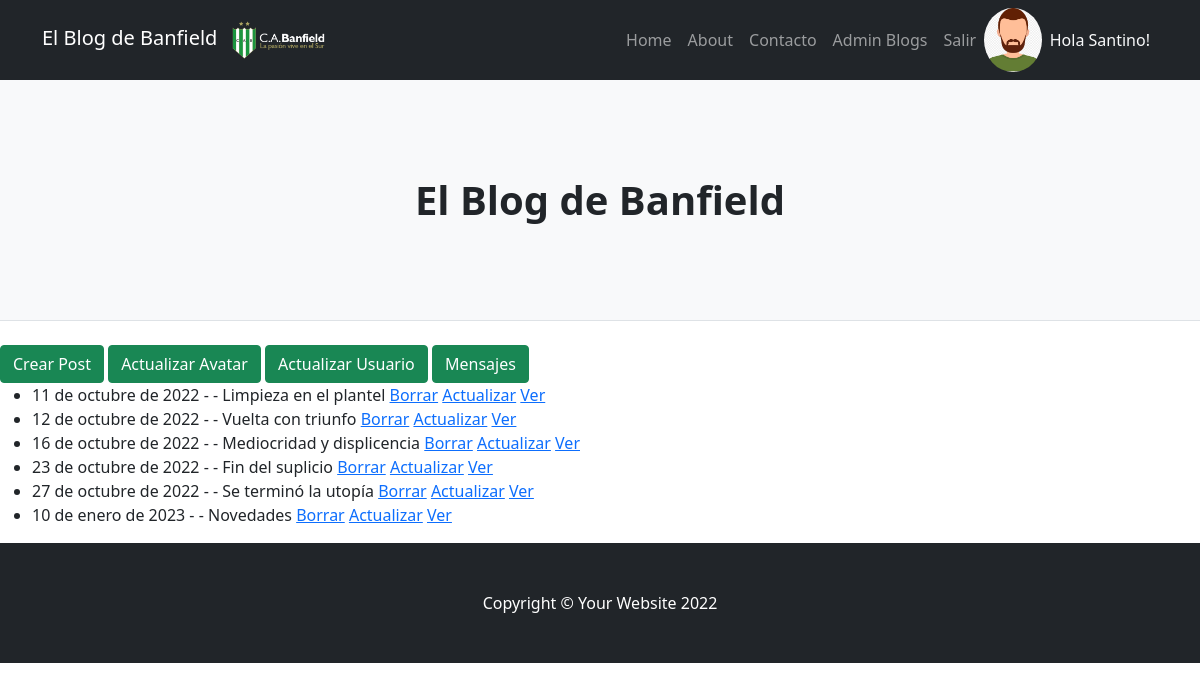
The page /blogcab/listar/ (signed in) on the database its author committed.
### blogcab/models.py (models this page shows)
class Avatar(models.Model):
  user = models.OneToOneField(to=User, on_delete=models.CASCADE, related_name="avatar")
  imagen = models.ImageField(upload_to="avatares", null=True, blank=True)

class Post(models.Model):
  titulo = models.CharField(max_length=100)
  sub_titulo = models.CharField(max_length=100)
  cuerpo = models.TextField(max_length=300)
  fecha = models.DateField()
  imagen = models.ImageField(upload_to="posteos", null=True, blank=True)

### blogcab/views.py (the view)
# urls.py: path('blogcab/listar/', PostListar.as_view(), name="blogcab-listar"),
class PostListar(ListView):
  model = Post

### blogcab/templates/blogcab/post_list.html
{% extends 'blogcab/base.html' %}
{% block contenido %}
{% if user.is_authenticated %}
  <a class="btn btn-success" href="{% url 'blogcab-crear' %}">Crear Post</a>
  <a class="btn btn-success" href="{% url 'blogcab-avatars-actualizar' user.id %}">Actualizar Avatar</a>
  <a class="btn btn-success" href="{% url 'blogcab-users-actualizar' user.id %}">Actualizar Usuario</a>
  <a class="btn btn-success" href="{% url 'blogcab-mensajes-listar' %}">Mensajes</a>
{% endif %}
<ul>
{% for post in object_list %}
  <li>
    {{post.fecha}} - - {{post.titulo}}
    {% if user.is_authenticated %}
      <a href="{% url 'blogcab-borrar' post.id %}">Borrar</a>
      <a href="{% url 'blogcab-actualizar' post.id %}">Actualizar</a>
    {% endif %}
    <a href="{% url 'blogcab-detalle' post.id %}">Ver</a>
  </li>
{% endfor %}
</ul>
{% endblock %}

### blogcab/templates/blogcab/base.html (shortened to what this page needs)
<!DOCTYPE html>
<html lang="en">
    <head>
        {% load static %}
        <link href="{% static 'blogcab/css/styles.css' %}" rel="stylesheet" />
    </head>
    <body>
        <nav class="navbar navbar-expand-lg navbar-dark bg-dark">
            <div class="container">
                <a class="navbar-brand" href="{% url 'blogcab-index' %}">
                    El Blog de Banfield
                    <img class="px-2" height="40px" src="{% static 'blogcab/assets/logo.png' %}" alt="">
                </a>
                <div class="collapse navbar-collapse" id="navbarSupportedContent">
                    <ul class="navbar-nav ms-auto mb-2 mb-lg-0 align-items-center">
                        <li class="nav-item"><a class="nav-link" href="{% url 'blogcab-index' %}">Home</a></li>
                        <li class="nav-item"><a class="nav-link" href="{% url 'blogcab-about' %}">About</a></li>
                        <li class="nav-item"><a class="nav-link" href="{% url 'blogcab-mensajes-crear' %}">Contacto</a></li>
                        {% if user.is_authenticated %}
                        <li class="nav-item"><a class="nav-link" href="{% url 'blogcab-listar' %}">Admin Blogs</a></li>
                        <li class="nav-item"><a class="nav-link" href="{% url 'blogcab-logout' %}">Salir</a></li>
                        <li><img src="{{user.avatar.imagen.url}}" height="64px" style="border-radius: 50%;"></li>
                        {% if user.first_name %}
                            <p class="text-light m-0 nav-link">Hola {{user.first_name}}!</p>
                        {% endif %}
                        {% else %}
                            <li class="nav-item"><a class="nav-link" href="{% url 'blogcab-signup' %}">Registrarse</a></li>
                            <li class="nav-item"><a class="nav-link" href="{% url 'blogcab-login' %}">Ingresar</a></li>
                        {% endif %}
                    </ul>
                </div>
            </div>
        </nav>
        <header class="py-5 bg-light border-bottom mb-4">
            <div class="container">
                <div class="text-center my-5">
                    <h1 class="fw-bolder">El Blog de Banfield</h1>
                </div>
            </div>
        </header>
        {% block contenido %}
        {% endblock %}
        <footer class="py-5 bg-dark">
            <div class="container"><p class="m-0 text-center text-white">Copyright &copy; Your Website 2022</p></div>
        </footer>
    </body>
</html>

### rows shown on the page
Post: fecha "11 de octubre de 2022", titulo "Limpieza en el plantel"
Post: fecha "12 de octubre de 2022", titulo "Vuelta con triunfo"
Post: fecha "16 de octubre de 2022", titulo "Mediocridad y displicencia"
Post: fecha "23 de octubre de 2022", titulo "Fin del suplicio"
Post: fecha "27 de octubre de 2022", titulo "Se terminó la utopía"
Post: fecha "10 de enero de 2023", titulo "Novedades"

### other values the page prints
{{ user.first_name }} "Santino"
